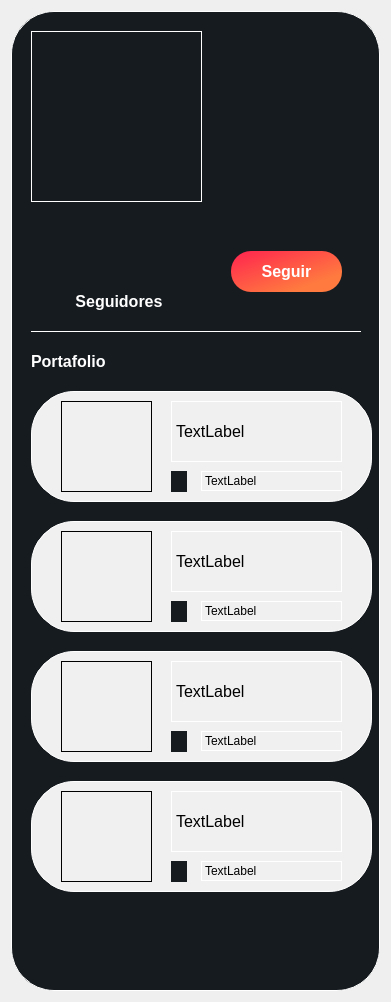
     <widget class="QWidget" name="details_scrollAreaWidgetContents">
      <property name="geometry">
       <rect>
        <x>0</x>
        <y>0</y>
        <width>391</width>
        <height>998</height>
       </rect>
      </property>
      <property name="styleSheet">
       <string notr="true">border-radius:0px;
border-top: 0px solid white;
border-bottom: 0px solid white;</string>
      </property>
      <layout class="QHBoxLayout" name="horizontalLayout">
       <item>
        <widget class="QGroupBox" name="details_groupBox">
         <property name="minimumSize">
          <size>
           <width>0</width>
           <height>980</height>
          </size>
         </property>
         <property name="styleSheet">
          <string notr="true">background-color: rgb(22, 27, 32);
border-color: rgb(22, 27, 32);
border-radius: 43px;
border: 1px solid white;
</string>
         </property>
         <property name="title">
          <string/>
         </property>
         <widget class="QLabel" name="perfil_imagen_label">
          <property name="geometry">
           <rect>
            <x>20</x>
            <y>20</y>
            <width>171</width>
            <height>171</height>
           </rect>
          </property>
          <property name="styleSheet">
           <string notr="true">border-radius: 0px;
border: 1px solid white;</string>
          </property>
          <property name="text">
           <string/>
          </property>
         </widget>
         <widget class="QLabel" name="info_label">
          <property name="geometry">
           <rect>
            <x>210</x>
            <y>40</y>
            <width>131</width>
            <height>91</height>
           </rect>
          </property>
          <property name="font">
           <font>
            <pointsize>18</pointsize>
            <bold>true</bold>
           </font>
          </property>
          <property name="styleSheet">
           <string notr="true">background-color: rgb(22, 27, 32);
border-radius: 0px;
border: 0px solid white;
color: rgb(255, 255, 255);
</string>
          </property>
          <property name="text">
           <string/>
          </property>
         </widget>
         <widget class="QLabel" name="point">
          <property name="geometry">
           <rect>
            <x>210</x>
            <y>150</y>
            <width>16</width>
            <height>21</height>
           </rect>
          </property>
          <property name="styleSheet">
           <string notr="true">background-color: rgb(22, 27, 32);
border-radius: 0px;
border: 0px solid white;
</string>
          </property>
          <property name="text">
           <string/>
          </property>
          <property name="pixmap">
           <pixmap resource="Icons.qrc">:/buttons/point.png</pixmap>
          </property>
          <property name="scaledContents">
           <bool>true</bool>
          </property>
         </widget>
         <widget class="QLabel" name="ubicacion_label">
          <property name="geometry">
           <rect>
            <x>230</x>
            <y>150</y>
            <width>111</width>
            <height>21</height>
           </rect>
          </property>
          <property name="styleSheet">
           <string notr="true">background-color: rgb(22, 27, 32);
border-radius: 0px;
border: 0px solid white;
color: rgb(255, 255, 255);</string>
          </property>
          <property name="text">
           <string/>
          </property>
         </widget>
         <widget class="Line" name="line">
          <property name="geometry">
           <rect>
            <x>20</x>
            <y>320</y>
            <width>330</width>
            <height>1</height>
           </rect>
          </property>
          <property name="orientation">
           <enum>Qt::Horizontal</enum>
          </property>
         </widget>
         <widget class="QLabel" name="Seguidores">
          <property name="geometry">
           <rect>
            <x>60</x>
            <y>280</y>
            <width>91</width>
            <height>21</height>
           </rect>
          </property>
          <property name="font">
           <font>
            <pointsize>12</pointsize>
            <bold>true</bold>
           </font>
          </property>
          <property name="styleSheet">
           <string notr="true">background-color: rgb(22, 27, 32);
border-radius: 0px;
border: 0px solid white;
color: rgb(255, 255, 255);</string>
          </property>
          <property name="text">
           <string> Seguidores</string>
          </property>
         </widget>
         <widget class="QLabel" name="seguidores_label">
          <property name="geometry">
           <rect>
            <x>30</x>
            <y>220</y>
            <width>151</width>
            <height>61</height>
           </rect>
          </property>
          <property name="font">
           <font>
            <pointsize>26</pointsize>
            <bold>true</bold>
           </font>
          </property>
          <property name="styleSheet">
           <string notr="true">background-color: rgb(22, 27, 32);
border-radius: 0px;
border: 0px solid white;
color: rgb(255, 255, 255);
</string>
          </property>
          <property name="text">
           <string/>
          </property>
          <property name="alignment">
           <set>Qt::AlignCenter</set>
          </property>
         </widget>
         <widget class="QPushButton" name="seguir_pushButton">
          <property name="geometry">
           <rect>
            <x>220</x>
            <y>240</y>
            <width>111</width>
            <height>41</height>
           </rect>
          </property>
          <property name="font">
           <font>
            <pointsize>12</pointsize>
            <bold>true</bold>
           </font>
          </property>
          <property name="styleSheet">
           <string notr="true">border-radius: 20px;
border: 0px solid white;
color: rgb(255, 255, 255);
background-color: 
qlineargradient(spread:pad, x1:0, y1:0, x2:0.756, y2:0.795455, stop:0 rgba(255, 35, 79, 255), stop:0.994318 rgba(255, 122, 63, 255))

</string>
          </property>
          <property name="text">
           <string>Seguir</string>
          </property>
         </widget>
         <widget class="QLabel" name="Portafolio">
          <property name="geometry">
           <rect>
            <x>20</x>
            <y>340</y>
            <width>91</width>
            <height>21</height>
           </rect>
          </property>
          <property name="font">
           <font>
            <pointsize>12</pointsize>
            <bold>true</bold>
           </font>
          </property>
          <property name="styleSheet">
           <string notr="true">background-color: rgb(22, 27, 32);
border-radius: 0px;
border: 0px solid white;
color: rgb(255, 255, 255);</string>
          </property>
          <property name="text">
           <string>Portafolio</string>
          </property>
         </widget>
         <widget class="QGroupBox" name="Tabajo1">
          <property name="geometry">
           <rect>
            <x>20</x>
            <y>380</y>
            <width>341</width>
            <height>111</height>
           </rect>
          </property>
          <property name="styleSheet">
           <string notr="true">border-radius: 43px;
border: 1px solid white;
background-color: rgb(240, 240, 240);</string>
          </property>
          <property name="title">
           <string/>
          </property>
          <widget class="QLabel" name="imagenT1">
           <property name="geometry">
            <rect>
             <x>30</x>
             <y>10</y>
             <width>91</width>
             <height>91</height>
            </rect>
           </property>
           <property name="styleSheet">
            <string notr="true">border-radius: 0px;
border: 1px solid black;</string>
           </property>
           <property name="text">
            <string/>
           </property>
          </widget>
          <widget class="QLabel" name="descrpcionT1">
           <property name="geometry">
            <rect>
             <x>140</x>
             <y>10</y>
             <width>171</width>
             <height>61</height>
            </rect>
           </property>
           <property name="font">
            <font>
             <pointsize>12</pointsize>
            </font>
           </property>
           <property name="text">
            <string>TextLabel</string>
           </property>
          </widget>
          <widget class="QLabel" name="point_2">
           <property name="geometry">
            <rect>
             <x>140</x>
             <y>80</y>
             <width>16</width>
             <height>21</height>
            </rect>
           </property>
           <property name="styleSheet">
            <string notr="true">background-color: rgb(22, 27, 32);
border-radius: 0px;
border: 0px solid white;
</string>
           </property>
           <property name="text">
            <string/>
           </property>
           <property name="pixmap">
            <pixmap resource="Icons.qrc">:/buttons/point.png</pixmap>
           </property>
           <property name="scaledContents">
            <bool>true</bool>
           </property>
          </widget>
          <widget class="QLabel" name="ubicacionT1">
           <property name="geometry">
            <rect>
             <x>170</x>
             <y>80</y>
             <width>141</width>
             <height>20</height>
            </rect>
           </property>
           <property name="text">
            <string>TextLabel</string>
           </property>
          </widget>
         </widget>
         <widget class="QGroupBox" name="Tabajo2">
          <property name="geometry">
           <rect>
            <x>20</x>
            <y>510</y>
            <width>341</width>
            <height>111</height>
           </rect>
          </property>
          <property name="styleSheet">
           <string notr="true">border-radius: 43px;
border: 1px solid white;
background-color: rgb(240, 240, 240);</string>
          </property>
          <property name="title">
           <string/>
          </property>
          <widget class="QLabel" name="imagenT2">
           <property name="geometry">
            <rect>
             <x>30</x>
             <y>10</y>
             <width>91</width>
             <height>91</height>
            </rect>
           </property>
           <property name="styleSheet">
            <string notr="true">border-radius: 0px;
border: 1px solid black;</string>
           </property>
           <property name="text">
            <string/>
           </property>
          </widget>
          <widget class="QLabel" name="descrpcionT2">
           <property name="geometry">
            <rect>
             <x>140</x>
             <y>10</y>
             <width>171</width>
             <height>61</height>
            </rect>
           </property>
           <property name="font">
            <font>
             <pointsize>12</pointsize>
            </font>
           </property>
           <property name="text">
            <string>TextLabel</string>
           </property>
          </widget>
          <widget class="QLabel" name="point_3">
           <property name="geometry">
            <rect>
             <x>140</x>
             <y>80</y>
             <width>16</width>
             <height>21</height>
            </rect>
           </property>
           <property name="styleSheet">
            <string notr="true">background-color: rgb(22, 27, 32);
border-radius: 0px;
border: 0px solid white;
</string>
           </property>
           <property name="text">
            <string/>
           </property>
           <property name="pixmap">
            <pixmap resource="Icons.qrc">:/buttons/point.png</pixmap>
           </property>
           <property name="scaledContents">
            <bool>true</bool>
           </property>
          </widget>
          <widget class="QLabel" name="ubicacionT2">
           <property name="geometry">
            <rect>
             <x>170</x>
             <y>80</y>
             <width>141</width>
             <height>20</height>
            </rect>
           </property>
           <property name="text">
            <string>TextLabel</string>
           </property>
          </widget>
         </widget>
         <widget class="QGroupBox" name="Tabajo3">
          <property name="geometry">
           <rect>
            <x>20</x>
            <y>640</y>
            <width>341</width>
            <height>111</height>
           </rect>
          </property>
          <property name="styleSheet">
           <string notr="true">border-radius: 43px;
border: 1px solid white;
background-color: rgb(240, 240, 240);</string>
          </property>
          <property name="title">
           <string/>
          </property>
          <widget class="QLabel" name="imagenT3">
           <property name="geometry">
            <rect>
             <x>30</x>
             <y>10</y>
             <width>91</width>
             <height>91</height>
            </rect>
           </property>
           <property name="styleSheet">
            <string notr="true">border-radius: 0px;
border: 1px solid black;</string>
           </property>
           <property name="text">
            <string/>
           </property>
          </widget>
          <widget class="QLabel" name="descrpcionT3">
           <property name="geometry">
            <rect>
             <x>140</x>
             <y>10</y>
             <width>171</width>
             <height>61</height>
            </rect>
           </property>
           <property name="font">
            <font>
             <pointsize>12</pointsize>
            </font>
           </property>
           <property name="text">
            <string>TextLabel</string>
           </property>
          </widget>
          <widget class="QLabel" name="point_4">
           <property name="geometry">
            <rect>
             <x>140</x>
             <y>80</y>
             <width>16</width>
             <height>21</height>
            </rect>
           </property>
           <property name="styleSheet">
            <string notr="true">background-color: rgb(22, 27, 32);
border-radius: 0px;
border: 0px solid white;
</string>
           </property>
           <property name="text">
            <string/>
           </property>
           <property name="pixmap">
            <pixmap resource="Icons.qrc">:/buttons/point.png</pixmap>
           </property>
           <property name="scaledContents">
            <bool>true</bool>
           </property>
          </widget>
          <widget class="QLabel" name="ubicacionT3">
           <property name="geometry">
            <rect>
             <x>170</x>
             <y>80</y>
             <width>141</width>
             <height>20</height>
            </rect>
           </property>
           <property name="text">
            <string>TextLabel</string>
           </property>
          </widget>
         </widget>
         <widget class="QGroupBox" name="Tabajo4">
          <property name="geometry">
           <rect>
            <x>20</x>
            <y>770</y>
            <width>341</width>
            <height>111</height>
           </rect>
          </property>
          <property name="styleSheet">
           <string notr="true">border-radius: 43px;
border: 1px solid white;
background-color: rgb(240, 240, 240);</string>
          </property>
          <property name="title">
           <string/>
          </property>
          <widget class="QLabel" name="imagenT4">
           <property name="geometry">
            <rect>
             <x>30</x>
             <y>10</y>
             <width>91</width>
             <height>91</height>
            </rect>
           </property>
           <property name="styleSheet">
            <string notr="true">border-radius: 0px;
border: 1px solid black;</string>
           </property>
           <property name="text">
            <string/>
           </property>
          </widget>
          <widget class="QLabel" name="descrpcionT4">
           <property name="geometry">
            <rect>
             <x>140</x>
             <y>10</y>
             <width>171</width>
             <height>61</height>
            </rect>
           </property>
           <property name="font">
            <font>
             <pointsize>12</pointsize>
            </font>
           </property>
           <property name="text">
            <string>TextLabel</string>
           </property>
          </widget>
          <widget class="QLabel" name="point_5">
           <property name="geometry">
            <rect>
             <x>140</x>
             <y>80</y>
             <width>16</width>
             <height>21</height>
            </rect>
           </property>
           <property name="styleSheet">
            <string notr="true">background-color: rgb(22, 27, 32);
border-radius: 0px;
border: 0px solid white;
</string>
           </property>
           <property name="text">
            <string/>
           </property>
           <property name="pixmap">
            <pixmap resource="Icons.qrc">:/buttons/point.png</pixmap>
           </property>
           <property name="scaledContents">
            <bool>true</bool>
           </property>
          </widget>
          <widget class="QLabel" name="ubicacionT4">
           <property name="geometry">
            <rect>
             <x>170</x>
             <y>80</y>
             <width>141</width>
             <height>20</height>
            </rect>
           </property>
           <property name="text">
            <string>TextLabel</string>
           </property>
          </widget>
         </widget>
         <widget class="QPushButton" name="Portafolio_more_pushButton">
          <property name="geometry">
           <rect>
            <x>160</x>
            <y>900</y>
            <width>51</width>
            <height>51</height>
           </rect>
          </property>
          <property name="styleSheet">
           <string notr="true">
border: 0px solid white;</string>
          </property>
          <property name="text">
           <string/>
          </property>
          <property name="icon">
           <iconset resource="Icons.qrc">
            <normaloff>:/buttons/plus.png</normaloff>:/buttons/plus.png</iconset>
          </property>
          <property name="iconSize">
           <size>
            <width>50</width>
            <height>50</height>
           </size>
          </property>
         </widget>
        </widget>
       </item>
      </layout>
     </widget>
